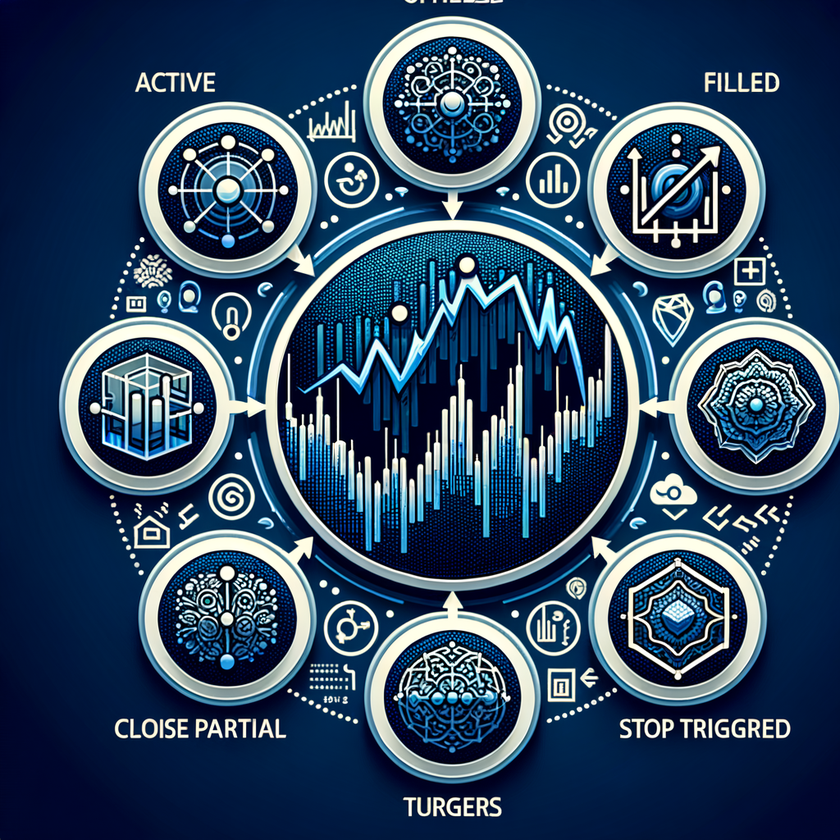
#> input picture t3-uc3.png, 840 x 840 px, shrunk from 1024 x 1024 before the run
$ python -i JGTImage.py   (imports and definitions only)
#> lines starting #> are read from the running program, lines starting #| are printed output that depends on the picture
#> further down, picture is the input picture: shape (840, 840, 3); mean B, G, R 98.4, 71.8, 46.7

# %%
#@title Import
import cv2
import numpy as np
import io
from matplotlib import pyplot as plt


# %% [markdown]
# # Brightener

# %% [markdown]
# ## Automated

# %%
def img_histogram_view(hist,gray,minimum_gray,maximum_gray):
    new_hist = cv2.calcHist([gray],[0],None,[256],[minimum_gray,maximum_gray])
    plt.plot(hist)
    plt.plot(new_hist)
    plt.xlim([0,256])
    plt.show()

    # Automatic brightness and contrast optimization with optional histogram clipping
def automatic_brightness_and_contrast(image, clip_hist_percent=11,showhistogram=False):
#> called with clip_hist_percent = 11, showhistogram = False
    gray = cv2.cvtColor(image, cv2.COLOR_BGR2GRAY)
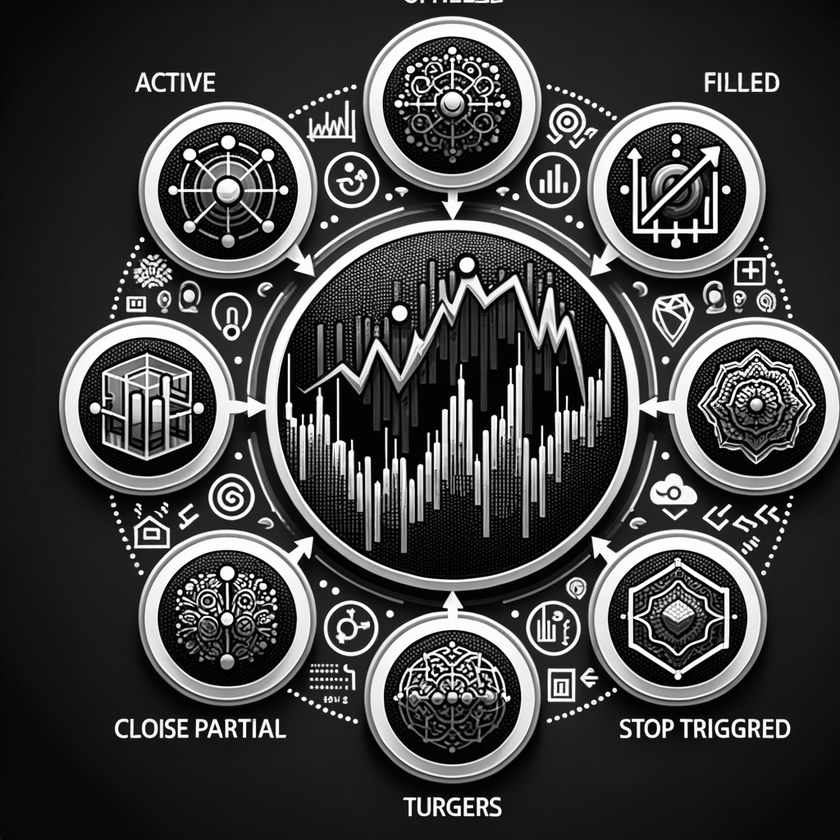
#> gray: shape (840, 840); min 0, max 255, mean 67.3

    # Calculate grayscale histogram
    hist = cv2.calcHist([gray],[0],None,[256],[0,256])
#> hist = 256 values, max 22435 at index 3, min 568 at index 177, mean 2756.2
    hist_size = len(hist)
#> hist_size = 256

    # Calculate cumulative distribution from the histogram
    accumulator = []
    accumulator.append(float(hist[0]))
    for index in range(1, hist_size):
        accumulator.append(accumulator[index -1] + float(hist[index]))
#> after the loop, accumulator = 256 values from 4689 to 705600

    # Locate points to clip
    maximum = accumulator[-1]
#> maximum = 705600
    clip_hist_percent *= (maximum/100.0)
#> clip_hist_percent = 77616
    clip_hist_percent /= 2.0
#> clip_hist_percent = 38808

    # Locate left cut
    minimum_gray = 0
    while accumulator[minimum_gray] < clip_hist_percent:
        minimum_gray += 1
#> this loop made 3 passes
#> after the loop, minimum_gray = 3

    # Locate right cut
    maximum_gray = hist_size -1
#> maximum_gray = 255
    while accumulator[maximum_gray] >= (maximum - clip_hist_percent):
        maximum_gray -= 1
#> this loop made 6 passes
#> maximum_gray on passes 1 to 6: 254, 253, 252, 251, 250, 249
#> after the loop, maximum_gray = 249

    # Calculate alpha and beta values
    alpha = 255 / (maximum_gray - minimum_gray)
#> alpha = 1.04
    beta = -minimum_gray * alpha
#> beta = -3.11

    '''
    # Calculate new histogram with desired range and show histogram
    new_hist = cv2.calcHist([gray],[0],None,[256],[minimum_gray,maximum_gray])
    plt.plot(hist)
    plt.plot(new_hist)
    plt.xlim([0,256])
    plt.show()
    '''
    if showhistogram:
        img_histogram_view(hist,gray,minimum_gray,maximum_gray)


    auto_result = cv2.convertScaleAbs(image, alpha=alpha, beta=beta)
    # if showhistogram:
    #     img_histogram_view(hist,gray,minimum_gray,maximum_gray)

    return (auto_result, alpha, beta)


# %%

def abc(imgctx,resultprefix,seqit=25,ext='.png',showhistogram=False):
  resultfn=resultprefix+'-'+str(seqit)+ext
  image = cv2.imread(imgctx)
  auto_result, alpha, beta = automatic_brightness_and_contrast(image,seqit,showhistogram)
  print('<!--alpha', alpha,'-->')
  print('<!--beta', beta,'-->')
  #cv2.imshow('auto_result', auto_result)
  cv2.imwrite(resultfn, auto_result)
  print('#### ' + str(seqit))
  print('!['+str(seqit)+']('+resultfn+')')
  return auto_result

>>> import cv2
>>> picture = cv2.imread('../t3-uc3.png')
>>> result = automatic_brightness_and_contrast(picture)
